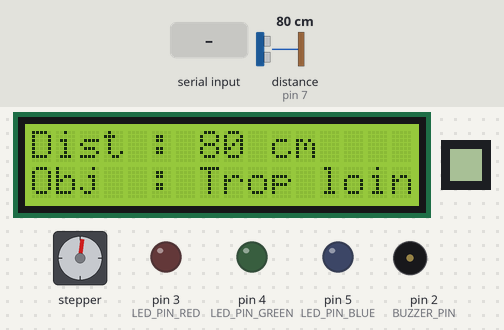
A sketch run on a simulated Arduino Mega 2560, built with avr-gcc and run on an emulated ATmega2560. On the bench: 16×2 character LCD, 8×8 one-colour display, stepper motor, output pins drawn as LEDs (lit = HIGH), buzzer (waves = sounding). Dashed ring = blinking. The test bench sets the inputs (shaded band); at power-on: distance to the obstacle (sensor on pin 7) 80 cm. The echo pulse lasts 58.3 µs per cm; stepper angles assume 2048 steps per turn; what the sketch prints to the serial monitor is not drawn.

Above: at 3.3 s.
3.4 s: distance to the obstacle (sensor on pin 7) set to 63 cm
At 4.36 s:
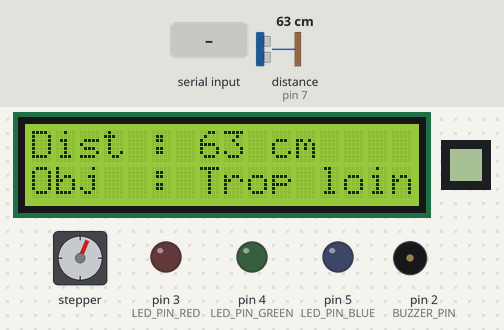
6.3 s: distance to the obstacle (sensor on pin 7) set to 58 cm
At 6.8 s:
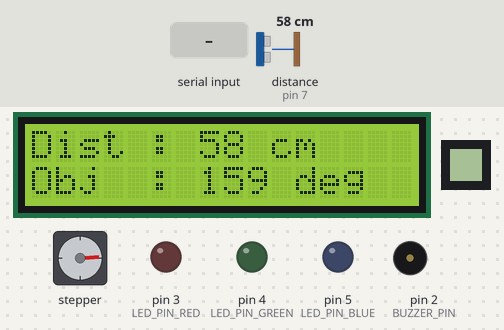
9.0 s: "cfg;1\n" received over Serial
At 10.65 s:
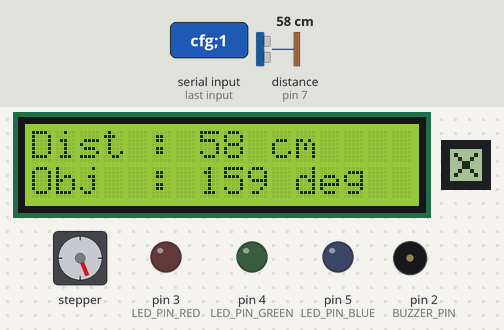
10.8 s: distance to the obstacle (sensor on pin 7) set to 2 cm
At 11.91 s:
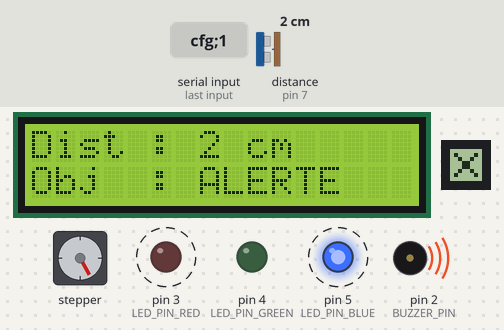
12.6 s: distance to the obstacle (sensor on pin 7) set to 18 cm
At 12.95 s:
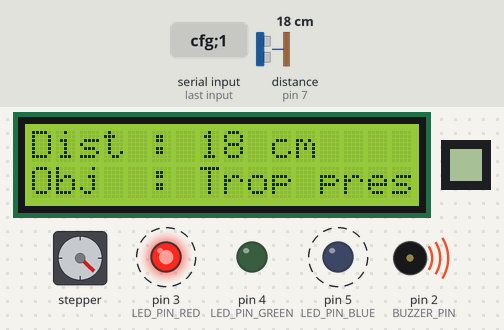
15.2 s: "g_dist\n" received over Serial
At 15.35 s:
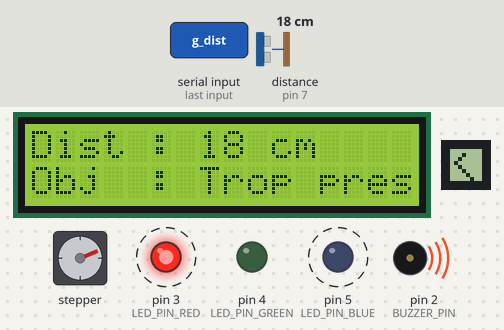
Timing chart, 0 to 20.3 s (numbered marks = the images above; inputs shaded):
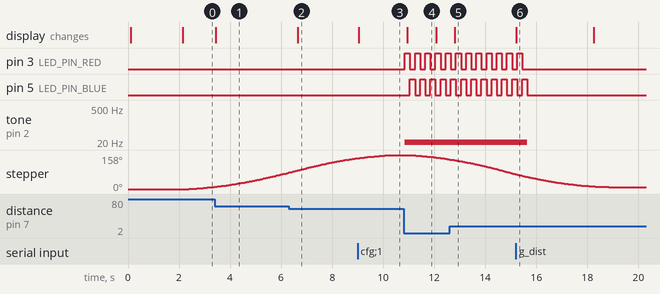

Measured:
- the behaviour switches between 61 and 60 cm on distance to the obstacle (sensor on pin 7) (found by bisection; images 1 and 2)
- after the input at 3.4 s, the display: changes after 0.05 s (image 1)
- after the input at 6.3 s, the display: changes after 0.35 s (image 2)
- after the input at 9.0 s, the display: changes at once (image 3)
- after the input at 10.8 s, pin 3 (LED_PIN_RED): alternates HIGH for 0.20 s and LOW for 0.20 s, starting after 0.05 s; pin 5 (LED_PIN_BLUE): alternates HIGH for 0.20 s and LOW for 0.20 s, starting after 0.25 s
- after the input at 12.6 s, the display: changes after 0.21 s (image 5)
- after the input at 15.2 s, the display: changes at once (image 6)

The sketch:

0sx_labo_06.ino
```cpp
#pragma region definitions
#include <LCD_I2C.h>
#include <AccelStepper.h>
#include <HCSR04.h>
#include <U8g2lib.h>

#define MOTOR_INTERFACE_TYPE 4

#define BUZZER_PIN 2

#define LED_PIN_RED 3
#define LED_PIN_GREEN 4
#define LED_PIN_BLUE 5

#define IN_1 8
#define IN_2 9
#define IN_3 10
#define IN_4 11

#define TRIGGER_PIN 6
#define ECHO_PIN 7

#define CLK_PIN 30
#define DIN_PIN 34
#define CS_PIN 32

LCD_I2C lcd(0x27, 16, 2);
AccelStepper motor(MOTOR_INTERFACE_TYPE, IN_1, IN_3, IN_2, IN_4);
HCSR04 hc(TRIGGER_PIN, ECHO_PIN);
U8G2_MAX7219_8X8_F_4W_SW_SPI u8g2(
  U8G2_R0,             // rotation
  /* clock=*/CLK_PIN,  // pin Arduino reliée à CLK (horloge)
  /* data=*/DIN_PIN,   // pin Arduino reliée à DIN (données)
  /* cs=*/CS_PIN,      // pin Arduino reliée à CS (chip select)
  /* dc=*/U8X8_PIN_NONE,
  /* reset=*/U8X8_PIN_NONE);

enum StepperAppState { NORMAL,
                       TOO_CLOSE,
                       TOO_FAR };

StepperAppState stepperAppState = NORMAL;

enum AlertAppState { ALERT_OFF,
                     ALERT_ON };

AlertAppState alertAppState = ALERT_OFF;

enum MatrixAppState {
  EMPTY,
  ERROR,
  BAD_COMMAND,
  CHECKMARK
};

MatrixAppState matrixAppState = EMPTY;

char lcdBuff[2][16] = {
  "                ",
  "                "
};

unsigned long current_time = 0;

int frequency = 1;

int current_color = 0;

int distance;
int min_distance = 30;
int max_distance = 60;
int alert_distance = 15;

int angle;
int min_angle = 10;
int max_angle = 170;
float lap = 2038;

float max_step = (lap * max_angle) / 360;
float min_step = (lap * min_angle) / 360;

String tampon = "";

unsigned long start_timer_matrix = 0;
bool timer_started_matrix = false;
const long timer_interval_matrix = 3000;
#pragma endregion

#pragma region states
int normal_state() {
  float current_position = map(distance, min_distance, max_distance, min_step, max_step);
  current_position = constrain(current_position, min_step, max_step);

  angle = map(current_position, min_step, max_step, min_angle, max_angle);

  motor.moveTo(current_position);
  motor.run();

  bool transition_T_C = distance < min_distance && (motor.distanceToGo() == 0);
  bool transition_T_F = distance > max_distance && (motor.distanceToGo() == 0);

  if (transition_T_C) {
    stepperAppState = TOO_CLOSE;
  } else if (transition_T_F) {
    stepperAppState = TOO_FAR;
  }

  return angle;
}

void too_close_state() {
  motor.disableOutputs();

  bool transition_N = distance > min_distance;

  if (transition_N) {
    stepperAppState = NORMAL;
  }
}

void too_far_state() {
  motor.disableOutputs();

  bool transition = distance < max_distance;

  if (transition) {
    stepperAppState = NORMAL;
  }
}

void alert_off_state() {
  bool transition = distance < alert_distance;

  noTone(BUZZER_PIN);
  set_color_task(0, 0, 0);

  if (transition) {
    alertAppState = ALERT_ON;
  }
}

void alert_on_state(unsigned long ct) {
  static unsigned long start_timer = 0;
  static bool timer_started = false;
  const long timer_interval = 3000;

  bool transition = distance > alert_distance;

  tone(BUZZER_PIN, frequency);
  led_blink_task(ct);

  if (transition) {        // detecte condition sortie etat
    if (!timer_started) {  // demarre le timer si pas deja demarre
      start_timer = ct;
      timer_started = true;
    } else if (ct - start_timer >= timer_interval) {  // change detat si le timer est supperieur a 3 secondes
      timer_started = false;
      alertAppState = ALERT_OFF;
    }
  } else {  // reinitialise le timer si la transition tombe a false
    timer_started = false;
  }
}

void stepper_state_manager() {
  switch (stepperAppState) {
    case NORMAL:
      normal_state();
      break;

    case TOO_CLOSE:
      too_close_state();
      break;

    case TOO_FAR:
      too_far_state();
      break;
  }
}

void alert_state_manager(unsigned long ct) {
  switch (alertAppState) {
    case ALERT_OFF:
      alert_off_state();
      break;

    case ALERT_ON:
      alert_on_state(ct);
      break;
  }
}

void matrix_state_manager(unsigned long ct) {
  u8g2.clearBuffer();
  switch (matrixAppState) {
    case EMPTY:
      u8g2.clearBuffer();
      u8g2.sendBuffer();
      break;
    case ERROR:
      matrix_error(ct);
      break;

    case BAD_COMMAND:
      matrix_bad_command(ct);
      break;

    case CHECKMARK:
      matrix_checkmark(ct);
      break;
  }
}
#pragma endregion

#pragma region tasks
int distance_task(unsigned long ct) {
  static unsigned long previous_time = 0;
  const long interval = 50;
  static int last_distance;

  if (ct - previous_time >= interval) {
    distance = hc.dist();

    previous_time = ct;

    if (distance > 0) {
      last_distance = distance;
    } else {
      distance = last_distance;
    }
  }

  return distance;
}

void print_task(unsigned long ct) {
  static unsigned long previous_time = 0;
  const long interval = 100;

  if (ct - previous_time >= interval) {
    previous_time = ct;

    // Serial.print("etd:2255309,dist:");
    // Serial.print(distance);
    // Serial.print(",deg:");

    lcd.clear();
    snprintf(lcdBuff[0], sizeof(lcdBuff[0]), "Dist : %d cm", distance);
    lcd.setCursor(0, 0);
    lcd.print(lcdBuff[0]);

    lcd.setCursor(0, 1);
    lcd.print("Obj  : ");

    if (distance < min_distance) {
      if (distance < alert_distance) {
        snprintf(lcdBuff[1], sizeof(lcdBuff[1]), "ALERTE");
        // Serial.println("ALERTE");
      } else {
        snprintf(lcdBuff[1], sizeof(lcdBuff[1]), "Trop pres");
        // Serial.println("Trop pres");
      }
    } else if (distance > max_distance) {
      snprintf(lcdBuff[1], sizeof(lcdBuff[1]), "Trop loin");
      // Serial.println("Trop loin");
    } else {
      snprintf(lcdBuff[1], sizeof(lcdBuff[1]), "%d deg", angle);
      // Serial.println(angle);
    }

    lcd.print(lcdBuff[1]);
  }
}

void set_color_task(int R, int G, int B) {
  analogWrite(LED_PIN_RED, R);
  analogWrite(LED_PIN_GREEN, G);
  analogWrite(LED_PIN_BLUE, B);
}

void led_blink_task(unsigned long ct) {
  static unsigned long previous_time = 0;
  const long led_interval = 200;

  if (ct - previous_time >= led_interval) {
    previous_time = ct;

    switch (current_color) {
      case 0:
        set_color_task(255, 0, 0);  // rouge
        current_color++;
        break;
      case 1:
        set_color_task(0, 0, 255);  // bleu
        current_color = 0;
        break;
    }
  }
}


void serial_event_default_msg(String tampon) {
  Serial.print("PC : " + tampon + "\n" + "Arduino : ");
}

bool matrix_timer(unsigned long ct) {
  if (!timer_started_matrix) {  // demarre le timer si pas deja demarre
    start_timer_matrix = ct;
    timer_started_matrix = true;
  } else if (ct - start_timer_matrix >= timer_interval_matrix) {  // change detat si le timer est supperieur a 3 secondes
    start_timer_matrix = 0;
    timer_started_matrix = false;
    matrixAppState = EMPTY;
    return true;
  }
  return false;
}

void matrix_error(unsigned long ct) {
  u8g2.drawCircle(3, 3, 3);
  u8g2.drawLine(4, 2, 2, 4);  // pour signe interdit
  u8g2.sendBuffer();
  matrix_timer(ct);
}

void matrix_bad_command(unsigned long ct) {
  u8g2.drawLine(1, 1, 6, 6);
  u8g2.drawLine(1, 6, 6, 1);  // pour X
  u8g2.sendBuffer();
  matrix_timer(ct);
}

void matrix_checkmark(unsigned long ct) {
  u8g2.drawLine(3, 1, 1, 3);
  u8g2.drawLine(1, 3, 5, 7);  // pour crochet
  u8g2.sendBuffer();
  matrix_timer(ct);
}

void parsing_command(const String& tampon, String& command, String& arg1, String& arg2) {
  command = "";
  arg1 = "";
  arg2 = "";

  int first_sep = tampon.indexOf(';');
  int second_sep = tampon.indexOf(';', first_sep + 1);

  if (first_sep == -1) {
    command = tampon;
    return;
  }

  command = tampon.substring(0, first_sep);

  if (second_sep != -1) {
    arg1 = tampon.substring(first_sep + 1, second_sep);

    arg2 = tampon.substring(second_sep + 1);
  } else {
    arg1 = tampon.substring(first_sep + 1);
  }
}

void serial_event_task(unsigned long ct) {
  while (Serial.available()) {
    char input_char = Serial.read();
    if (input_char == '\n') {
      tampon.trim();

      String command;
      String arg1, arg2;

      parsing_command(tampon, command, arg1, arg2);

      if (command == "g_dist") {
        serial_event_default_msg(tampon);
        Serial.println(distance);
        matrixAppState = CHECKMARK;
      } else if (command == "cfg" && arg1 == "alm") {
        serial_event_default_msg(tampon);

        int new_alert_distance = arg2.toInt();

        if (new_alert_distance > 0 && new_alert_distance < min_distance) {
          alert_distance = new_alert_distance;
          Serial.print("Nouvelle distance de détection de l'alarme = ");
          Serial.println(alert_distance);
          matrixAppState = CHECKMARK;
        } else {
          Serial.println("🚫");
          matrixAppState = ERROR;
        }
      } else if (command == "cfg" && (arg1 == "lim_inf" || arg1 == "lim_sup")) {
        serial_event_default_msg(tampon);

        int new_limit = arg2.toInt();

        if (new_limit > 0) {
          if (arg1 == "lim_inf" && new_limit < max_distance) {
            min_distance = new_limit;
            Serial.print("Nouvelle distance minimum du moteur pas-à-pas = ");
            Serial.println(min_distance);
            matrixAppState = CHECKMARK;
          } else if (arg1 == "lim_sup" && new_limit > min_distance) {
            max_distance = new_limit;
            Serial.print("Nouvelle distance maximum du moteur pas-à-pas = ");
            Serial.println(max_distance);
            matrixAppState = CHECKMARK;
          } else {
            Serial.println("🚫");
            matrixAppState = ERROR;
          }
        }
      } else {
        Serial.println("❌");
        matrixAppState = BAD_COMMAND;
      }
      tampon = "";
    } else {
      tampon += input_char;
    }
  }
}
#pragma endregion

#pragma region setup - loop
void setup() {
  Serial.begin(115200);

  pinMode(BUZZER_PIN, OUTPUT);

  pinMode(LED_PIN_RED, OUTPUT);
  pinMode(LED_PIN_GREEN, OUTPUT);
  pinMode(LED_PIN_BLUE, OUTPUT);

  lcd.begin();
  lcd.backlight();

  motor.setMaxSpeed(500);
  motor.setAcceleration(100);
  motor.setSpeed(500);
  motor.setCurrentPosition(0);

  u8g2.begin();
  u8g2.setContrast(5);
  u8g2.setFont(u8g2_font_4x6_tr);
  u8g2.clearBuffer();
  u8g2.sendBuffer();

  start_task();
}

void loop() {
  current_time = millis();

  distance_task(current_time);
  stepper_state_manager();
  alert_state_manager(current_time);
  print_task(current_time);
  matrix_state_manager(current_time);
  serial_event_task(current_time);
}
#pragma endregion

#pragma region start_task
void start_task() {
  lcd.setCursor(0, 0);
  lcd.print("2255309");

  lcd.setCursor(0, 1);
  lcd.print("Labo 5");

  delay(2000);
  lcd.clear();
}
#pragma endregion
```
